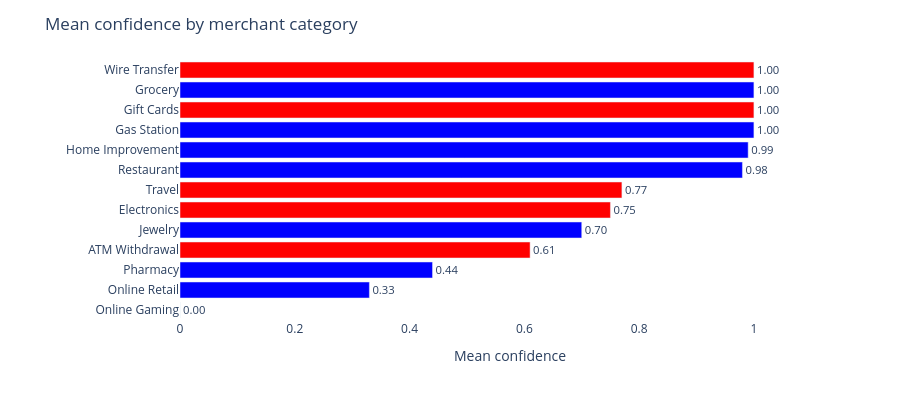

Notebook code cell kept with this figure:
### Markdown cell above
## 8. Confidence by merchant category

Some merchant categories carry inherently more uncertainty than others. Gift cards, wire transfers and ATM withdrawals are high-risk categories where even low amounts warrant scrutiny. Airlines and groceries are low-risk where context matters more than category.

### Code cell
cat_summary = (
    results_df
    .groupby("category")
    .agg(
        mean_confidence=("confidence", "mean"),
        count          =("id",         "count"),
        flagged        =("decision",   lambda x: (x == "Flag").sum()),
    )
    .reset_index()
    .sort_values("mean_confidence")
)
cat_summary["mean_confidence"] = cat_summary["mean_confidence"].round(2)
cat_summary["flag_rate"] = (cat_summary["flagged"] / cat_summary["count"]).round(2)

fig2 = go.Figure(go.Bar(
    x=cat_summary["mean_confidence"],
    y=cat_summary["category"],
    orientation="h",
    marker_color=["red" if f > 0 else "blue"
                  for f in cat_summary["flagged"]],
    text=[f"{v:.2f}" for v in cat_summary["mean_confidence"]],
    textposition="outside",
))
fig2.update_layout(
    title="Mean confidence by merchant category",
    xaxis_title="Mean confidence",
    xaxis=dict(range=[0, 1.15]),
    yaxis_title="",
    plot_bgcolor="white",
    paper_bgcolor="white",
    font=dict(size=12),
    margin=dict(t=60, l=180, r=60),
    height=400,
)
fig2.show()

print()
print(cat_summary[["category", "mean_confidence", "count", "flagged", "flag_rate"]]
      .to_string(index=False))

### Figure 1 — Plotly figure (JSON) as saved in the notebook; plotly's stock layout.template omitted (floating-point values rounded to 4 significant figures)
{"data": [{"marker": {"color": ["blue", "blue", "blue", "red", "blue", "red", "red", "blue", "blue", "blue", "red", "blue", "red"]}, "orientation": "h", "text": ["0.00", "0.33", "0.44", "0.61", "0.70", "0.75", "0.77", "0.98", "0.99", "1.00", "1.00", "1.00", "1.00"], "textposition": "outside", "type": "bar", "x": [0.0, 0.33, 0.44, 0.61, 0.7, 0.75, 0.77, 0.98, 0.99, 1.0, 1.0, 1.0, 1.0], "y": ["Online Gaming", "Online Retail", "Pharmacy", "ATM Withdrawal", "Jewelry", "Electronics", "Travel", "Restaurant", "Home Improvement", "Gas Station", "Gift Cards", "Grocery", "Wire Transfer"]}], "layout": {"font": {"size": 12}, "height": 400, "margin": {"l": 180, "r": 60, "t": 60}, "paper_bgcolor": "white", "plot_bgcolor": "white", "title": {"text": "Mean confidence by merchant category"}, "xaxis": {"range": [0, 1.15], "title": {"text": "Mean confidence"}}, "yaxis": {"title": {"text": ""}}}}
